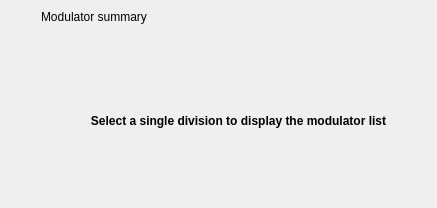
<?xml version="1.0" encoding="UTF-8"?>
<ui version="4.0">
 <class>ModulatorEditor</class>
 <widget class="QWidget" name="ModulatorEditor">
  <property name="geometry">
   <rect>
    <x>0</x>
    <y>0</y>
    <width>437</width>
    <height>208</height>
   </rect>
  </property>
  <property name="windowTitle">
   <string notr="true">Form</string>
  </property>
  <layout class="QGridLayout" name="gridLayout">
   <property name="leftMargin">
    <number>0</number>
   </property>
   <property name="topMargin">
    <number>0</number>
   </property>
   <property name="rightMargin">
    <number>0</number>
   </property>
   <property name="bottomMargin">
    <number>0</number>
   </property>
   <property name="spacing">
    <number>0</number>
   </property>
   <item row="1" column="0">
    <widget class="QFrame" name="frameExpanded">
     <layout class="QHBoxLayout" name="frameExpanded_layout">
      <property name="spacing">
       <number>0</number>
      </property>
      <property name="leftMargin">
       <number>0</number>
      </property>
      <property name="topMargin">
       <number>0</number>
      </property>
      <property name="rightMargin">
       <number>0</number>
      </property>
      <property name="bottomMargin">
       <number>0</number>
      </property>
      <item>
       <widget class="QFrame" name="frameButtons">
        <layout class="QVBoxLayout" name="verticalLayout">
         <property name="spacing">
          <number>0</number>
         </property>
         <property name="leftMargin">
          <number>0</number>
         </property>
         <property name="topMargin">
          <number>0</number>
         </property>
         <property name="rightMargin">
          <number>0</number>
         </property>
         <property name="bottomMargin">
          <number>0</number>
         </property>
         <item>
          <widget class="QPushButton" name="pushAdd">
           <property name="cursor">
            <cursorShape>PointingHandCursor</cursorShape>
           </property>
           <property name="toolTip">
            <string>Add a modulator</string>
           </property>
           <property name="text">
            <string/>
           </property>
           <property name="flat">
            <bool>true</bool>
           </property>
          </widget>
         </item>
         <item>
          <widget class="QPushButton" name="pushCopy">
           <property name="cursor">
            <cursorShape>PointingHandCursor</cursorShape>
           </property>
           <property name="text">
            <string/>
           </property>
           <property name="flat">
            <bool>true</bool>
           </property>
          </widget>
         </item>
         <item>
          <widget class="QPushButton" name="pushPaste">
           <property name="cursor">
            <cursorShape>PointingHandCursor</cursorShape>
           </property>
           <property name="toolTip">
            <string>Paste the copied modulators</string>
           </property>
           <property name="text">
            <string/>
           </property>
           <property name="flat">
            <bool>true</bool>
           </property>
          </widget>
         </item>
         <item>
          <widget class="QPushButton" name="pushClone">
           <property name="cursor">
            <cursorShape>PointingHandCursor</cursorShape>
           </property>
           <property name="text">
            <string/>
           </property>
           <property name="flat">
            <bool>true</bool>
           </property>
          </widget>
         </item>
         <item>
          <widget class="QPushButton" name="pushDelete">
           <property name="cursor">
            <cursorShape>PointingHandCursor</cursorShape>
           </property>
           <property name="toolTip">
            <string>Delete a modulator</string>
           </property>
           <property name="text">
            <string/>
           </property>
           <property name="flat">
            <bool>true</bool>
           </property>
          </widget>
         </item>
         <item>
          <widget class="QPushButton" name="pushCollapse">
           <property name="cursor">
            <cursorShape>PointingHandCursor</cursorShape>
           </property>
           <property name="toolTip">
            <string>Collapse the modulator section</string>
           </property>
           <property name="text">
            <string/>
           </property>
           <property name="flat">
            <bool>true</bool>
           </property>
          </widget>
         </item>
        </layout>
       </widget>
      </item>
      <item>
       <widget class="QStackedWidget" name="stackedWidget">
        <property name="currentIndex">
         <number>1</number>
        </property>
        <widget class="QWidget" name="pageNoModulators">
         <layout class="QGridLayout" name="gridLayout_2">
          <property name="leftMargin">
           <number>0</number>
          </property>
          <property name="topMargin">
           <number>0</number>
          </property>
          <property name="rightMargin">
           <number>0</number>
          </property>
          <property name="bottomMargin">
           <number>0</number>
          </property>
          <item row="0" column="0">
           <widget class="QLabel" name="labelNoModulators">
            <property name="font">
             <font>
              <weight>75</weight>
              <bold>true</bold>
             </font>
            </property>
            <property name="text">
             <string>No modulators</string>
            </property>
            <property name="alignment">
             <set>Qt::AlignCenter</set>
            </property>
           </widget>
          </item>
         </layout>
        </widget>
        <widget class="QWidget" name="pageSelectDivision">
         <layout class="QGridLayout" name="gridLayout_4">
          <property name="leftMargin">
           <number>0</number>
          </property>
          <property name="topMargin">
           <number>0</number>
          </property>
          <property name="rightMargin">
           <number>0</number>
          </property>
          <property name="bottomMargin">
           <number>0</number>
          </property>
          <item row="0" column="0">
           <widget class="QLabel" name="labelSelectDivision">
            <property name="font">
             <font>
              <weight>75</weight>
              <bold>true</bold>
             </font>
            </property>
            <property name="text">
             <string>Select a single division to display the modulator list</string>
            </property>
            <property name="alignment">
             <set>Qt::AlignCenter</set>
            </property>
           </widget>
          </item>
         </layout>
        </widget>
        <widget class="QWidget" name="pageModulatorList">
         <layout class="QGridLayout" name="gridLayout_3">
          <property name="leftMargin">
           <number>0</number>
          </property>
          <property name="topMargin">
           <number>0</number>
          </property>
          <property name="rightMargin">
           <number>0</number>
          </property>
          <property name="bottomMargin">
           <number>0</number>
          </property>
          <property name="horizontalSpacing">
           <number>0</number>
          </property>
          <item row="0" column="1">
           <widget class="ModulatorListWidget" name="listWidget">
            <property name="styleSheet">
             <string notr="true">QListWidget {
border-top: 0;
border-right: 0;
border-bottom: 0;
}</string>
            </property>
            <property name="alternatingRowColors">
             <bool>true</bool>
            </property>
            <property name="selectionMode">
             <enum>QAbstractItemView::ExtendedSelection</enum>
            </property>
            <property name="verticalScrollMode">
             <enum>QAbstractItemView::ScrollPerPixel</enum>
            </property>
            <property name="horizontalScrollMode">
             <enum>QAbstractItemView::ScrollPerPixel</enum>
            </property>
            <property name="resizeMode">
             <enum>QListView::Adjust</enum>
            </property>
           </widget>
          </item>
         </layout>
        </widget>
       </widget>
      </item>
     </layout>
    </widget>
   </item>
   <item row="0" column="0">
    <widget class="QFrame" name="frameCollapsed">
     <layout class="QHBoxLayout" name="horizontalLayout">
      <property name="spacing">
       <number>0</number>
      </property>
      <property name="leftMargin">
       <number>1</number>
      </property>
      <property name="topMargin">
       <number>6</number>
      </property>
      <property name="rightMargin">
       <number>6</number>
      </property>
      <property name="bottomMargin">
       <number>6</number>
      </property>
      <item>
       <widget class="QPushButton" name="pushExpand">
        <property name="cursor">
         <cursorShape>PointingHandCursor</cursorShape>
        </property>
        <property name="toolTip">
         <string>Expand the modulator section</string>
        </property>
        <property name="text">
         <string/>
        </property>
        <property name="flat">
         <bool>true</bool>
        </property>
       </widget>
      </item>
      <item>
       <widget class="QLabel" name="labelModSummary">
        <property name="sizePolicy">
         <sizepolicy hsizetype="Expanding" vsizetype="Preferred">
          <horstretch>0</horstretch>
          <verstretch>0</verstretch>
         </sizepolicy>
        </property>
        <property name="text">
         <string notr="true">Modulator summary</string>
        </property>
       </widget>
      </item>
     </layout>
    </widget>
   </item>
  </layout>
 </widget>
 <customwidgets>
  <customwidget>
   <class>ModulatorListWidget</class>
   <extends>QListWidget</extends>
   <header>modulatorlistwidget.h</header>
  </customwidget>
 </customwidgets>
 <resources/>
 <connections/>
</ui>
